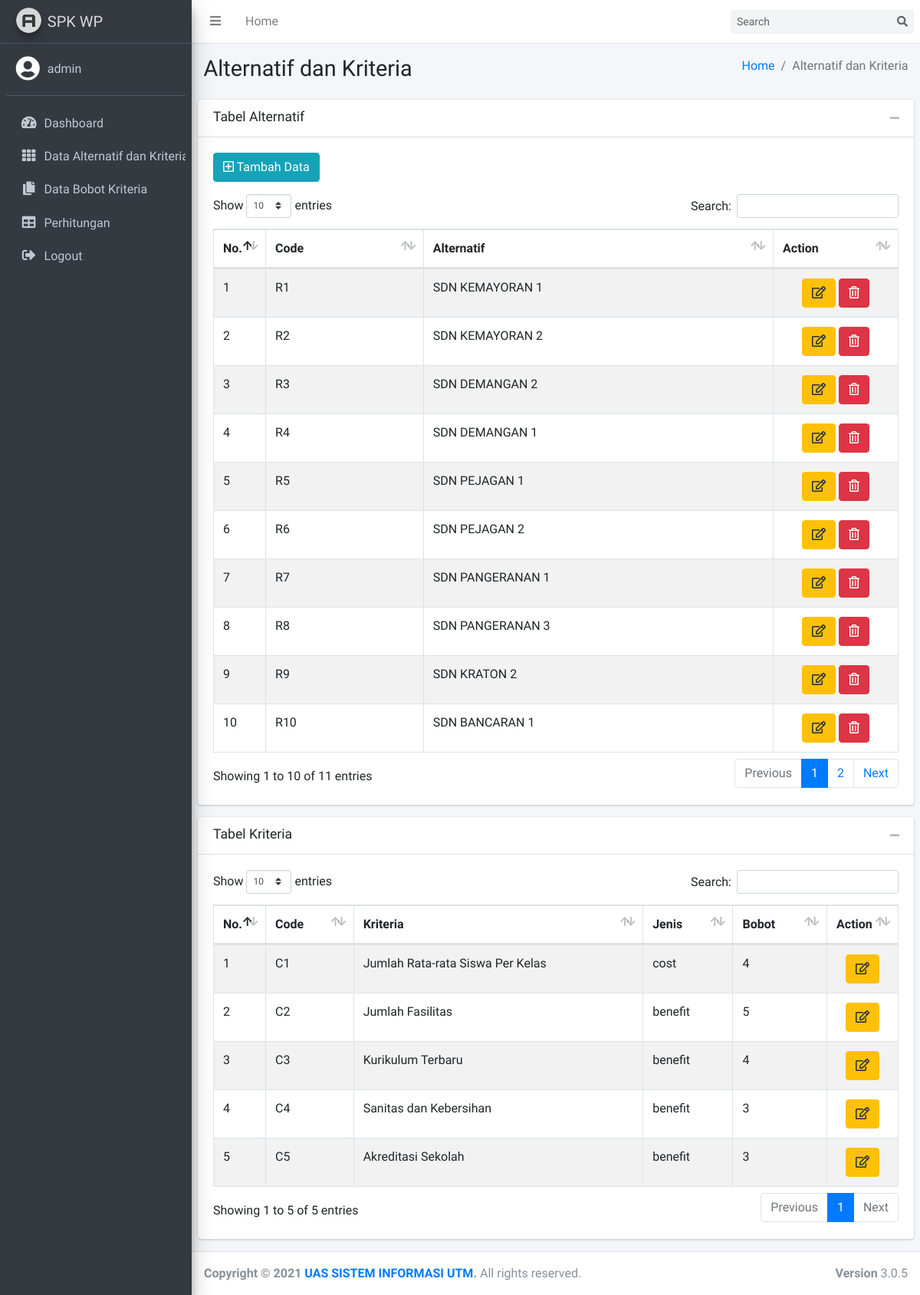
Page /alternatif.php (signed in) on the committed database.
### tables this page shows
CREATE TABLE `alternatif` (
  `id_alter` int NOT NULL,
  `code` varchar(128) DEFAULT NULL,
  `alternatif` varchar(128) DEFAULT NULL
);

CREATE TABLE `kriteria` (
  `id` int NOT NULL,
  `code` varchar(32) DEFAULT NULL,
  `kriteria` varchar(256) DEFAULT NULL,
  `jenis` varchar(32) DEFAULT NULL,
  `bobot` int DEFAULT NULL
);

### alternatif.php (the view, shortened to what this page needs)
<?php
include 'koneksi.php';
include 'template/head.php';
include 'template/nav-top.php';
include 'template/nav-side.php';
?>
<div class="content-wrapper">
    <section class="content-header">
        <div class="container-fluid">
            <div class="row mb-2">
                <div class="col-sm-6">
                    <h1>Alternatif dan Kriteria</h1>
                </div>
                <div class="col-sm-6">
                    <ol class="breadcrumb float-sm-right">
                        <li class="breadcrumb-item"><a href="index.php">Home</a></li>
                        <li class="breadcrumb-item active">Alternatif dan Kriteria</li>
                    </ol>
                </div>
            </div>
        </div>
    </section>
    <section class="content">
        <div class="row">
            <div class="col">
                <div class="card">
                    <div class="card-header">
                        <h3 class="card-title">Tabel Alternatif</h3>
                        <div class="card-tools">
                            <button type="button" class="btn btn-tool" data-card-widget="collapse" data-toggle="tooltip" title="Collapse">
                                <i class="fas fa-minus"></i></button>
                        </div>
                    </div>
                    <div class="card-body">
                        <?php if ($_SESSION['is_admin'] == 1) { ?>
                        <button type="button" class="btn btn-info mb-3" data-toggle="modal" data-target="#addModal"><i class="far fa-plus-square"></i> Tambah Data</button>
                        <?php } ?>
                        <table id="example1" class="table table-bordered table-striped">
                            <thead>
                                <tr>
                                    <th width="20px">No.</th>
                                    <th>Code</th>
                                    <th>Alternatif</th>
                                    <th width="120px">Action</th>
                                </tr>
                            </thead>
                            <tbody>
                                <?php
                                $no = 1;
                                $sql = mysqli_query($koneksi, "SELECT * FROM alternatif");
                                while ($data = mysqli_fetch_assoc($sql)) {
                                ?>
                                    <tr>
                                        <td><?= $no++; ?></td>
                                        <td><?= $data['code']; ?></td>
                                        <td><?= $data['alternatif']; ?></td>
                                        <td align="center">
                                            <?php if ($_SESSION['is_admin'] == 1) { ?>
                                            <button type="button" class="btn btn-warning sm" data-toggle="modal" data-target="#editModal<?= $data['id_alter']; ?>"><i class="far fa-edit"></i></button>
                                            <button type="button" class="btn btn-danger sm" data-toggle="modal" data-target="#deleteModal<?= $data['id_alter']; ?>"><i class="far fa-trash-alt"></i></button>
                                            <?php } ?>
                                        </td>
                                    </tr>
                                <?php } ?>
                            </tbody>
                        </table>
                    </div>
                </div>
            </div>
        </div>
        <div class="row">
            <div class="col">
                <div class="card">
                    <div class="card-header">
                        <h3 class="card-title">Tabel Kriteria</h3>
                        <div class="card-tools">
                            <button type="button" class="btn btn-tool" data-card-widget="collapse" data-toggle="tooltip" title="Collapse">
                                <i class="fas fa-minus"></i></button>
                        </div>
                    </div>
                    <div class="card-body">
                        <table id="example2" class="table table-bordered table-striped">
                            <thead>
                                <tr>
                                    <th width="20px">No.</th>
                                    <th>Code</th>
                                    <th>Kriteria</th>
                                    <th>Jenis</th>
                                    <th>Bobot</th>
                                    <th width="50px">Action</th>
                                </tr>
                            </thead>
                            <tbody>
                                <?php
                                $no = 1;
                                $sql = mysqli_query($koneksi, "SELECT * FROM kriteria");
                                while ($data = mysqli_fetch_assoc($sql)) {
                                ?>
                                    <tr>
                                        <td><?= $no++; ?></td>
                                        <td><?= $data['code']; ?></td>
                                        <td><?= $data['kriteria']; ?></td>
                                        <td><?= $data['jenis']; ?></td>
                                        <td><?= $data['bobot']; ?></td>
                                        <td align="center">
                                            <?php if ($_SESSION['is_admin'] == 1) { ?>
                                            <button class="btn btn-warning sm" data-toggle="modal" data-target="#editKriteria<?= $data['id']; ?>"><i class="far fa-edit"></i></button>
                                            <?php } ?>
                                        </td>
                                    </tr>
                                <?php } ?>
                            </tbody>
                        </table>
                    </div>
                </div>
            </div>
        </div>
    </section>
</div>
<?php
include 'template/footer.php';
?>

### template/head.php (shortened to what this page needs)
<!DOCTYPE html>
<html>
<head>
    <link rel="stylesheet" href="assets/fontawesome-free/css/all.min.css">
    <link rel="stylesheet" href="https://code.ionicframework.com/ionicons/2.0.1/css/ionicons.min.css">
    <link rel="stylesheet" href="assets/sweetalert2-theme-bootstrap-4/bootstrap-4.min.css">
    <link rel="stylesheet" href="assets/datatables-bs4/css/dataTables.bootstrap4.min.css">
    <link rel="stylesheet" href="assets/datatables-responsive/css/responsive.bootstrap4.min.css">
    <link rel="stylesheet" href="assets/css/adminlte.min.css">
</head>
<body class="hold-transition sidebar-mini layout-fixed">
    <div class="wrapper">

### template/nav-top.php
<nav class="main-header navbar navbar-expand navbar-white navbar-light">
    <ul class="navbar-nav">
        <li class="nav-item">
            <a class="nav-link" data-widget="pushmenu" href="#" role="button"><i class="fas fa-bars"></i></a>
        </li>
        <li class="nav-item d-none d-sm-inline-block">
            <a href="index.php" class="nav-link">Home</a>
        </li>
    </ul>
    <ul class="navbar-nav ml-auto">
        <form class="form-inline ml-3">
            <div class="input-group input-group-sm">
                <input class="form-control form-control-navbar" type="search" placeholder="Search" aria-label="Search">
                <div class="input-group-append">
                    <button class="btn btn-navbar" type="submit">
                        <i class="fas fa-search"></i>
                    </button>
                </div>
            </div>
        </form>
    </ul>
</nav>

### template/nav-side.php
<?php
$username = isset($_SESSION['username']) ? $_SESSION['username'] : 'Admin Panel';
?>
<aside class="main-sidebar sidebar-dark-primary elevation-4">
    <a href="index.php" class="brand-link">
        <img src="assets/img/AdminLTELogo.png" alt="AdminLTE Logo" class="brand-image img-circle elevation-3" style="opacity: .8">
        <span class="brand-text font-weight-light">SPK WP</span>
    </a>
    <div class="sidebar">
        <div class="user-panel mt-3 pb-3 mb-3 d-flex">
            <div class="image">
                <i class="nav-icon fas fa-user-circle fa-2x" style="color: white;"></i>
            </div>
            <div class="info">
                <a href="#" class="d-block text-l"><?php echo htmlspecialchars($username); ?></a>
            </div>
        </div>
        <nav class="mt-2">
            <ul class="nav nav-pills nav-sidebar flex-column" data-widget="treeview" role="menu" data-accordion="false">
                <li class="nav-item has-treeview">
                    <a href="index.php" class="nav-link">
                        <i class="nav-icon fas fa-tachometer-alt"></i>
                        <p>
                            Dashboard
                        </p>
                    </a>
                </li>
                <li class="nav-item">
                    <a href="alternatif.php" class="nav-link">
                        <i class="nav-icon fas fa-th"></i>
                        <p>
                            Data Alternatif dan Kriteria
                        </p>
                    </a>
                </li>
                <li class="nav-item has-treeview">
                    <a href="bobot.php" class="nav-link">
                        <i class="nav-icon fas fa-copy"></i>
                        <p>
                            Data Bobot Kriteria
                        </p>
                    </a>
                </li>
                <li class="nav-item has-treeview">
                    <a href="hitung.php" class="nav-link">
                        <i class="nav-icon fas fa-table"></i>
                        <p>
                            Perhitungan
                        </p>
                    </a>
                </li>
                <li class="nav-item has-treeview">
                    <a href="logout.php" class="nav-link" onclick="return confirm('Are you sure you want to logout?');">
                        <i class="nav-icon fas fa-sign-out-alt"></i>
                        <p>
                            Logout
                        </p>
                    </a>
                </li>
            </ul>
        </nav>
    </div>
</aside>

### template/footer.php (shortened to what this page needs)
<footer class="main-footer">
    <div class="float-right d-none d-sm-block">
        <b>Version</b> 3.0.5
    </div>
    <strong>Copyright &copy; 2021 <a href="#">UAS SISTEM INFORMASI UTM</a>.</strong> All rights
    reserved.
</footer>
</div>
</body>
</html>

### rows in the picture
alternatif: code "R1", alternatif "SDN KEMAYORAN 1"
alternatif: code "R2", alternatif "SDN KEMAYORAN 2"
alternatif: code "R3", alternatif "SDN DEMANGAN 2"
alternatif: code "R4", alternatif "SDN DEMANGAN 1"
alternatif: code "R5", alternatif "SDN PEJAGAN 1"
alternatif: code "R6", alternatif "SDN PEJAGAN 2"
alternatif: code "R7", alternatif "SDN PANGERANAN 1"
alternatif: code "R8", alternatif "SDN PANGERANAN 3"
alternatif: code "R9", alternatif "SDN KRATON 2"
alternatif: code "R10", alternatif "SDN BANCARAN 1"
kriteria: code "C1", kriteria "Jumlah Rata-rata Siswa Per Kelas", jenis "cost", bobot "4"
kriteria: code "C2", kriteria "Jumlah Fasilitas", jenis "benefit", bobot "5"
kriteria: code "C3", kriteria "Kurikulum Terbaru", jenis "benefit", bobot "4"
kriteria: code "C4", kriteria "Sanitas dan Kebersihan", jenis "benefit", bobot "3"
kriteria: code "C5", kriteria "Akreditasi Sekolah", jenis "benefit", bobot "3"

### other values in the picture
$username "admin"
